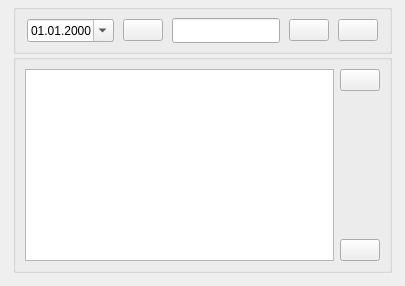
                <widget class="QWidget" name="tab_6">
                  <attribute name="icon">
                    <iconset resource="../../ekiosk.qrc">
                      <normaloff>:/assets/icons/reg_16.png</normaloff>:/assets/icons/reg_16.png</iconset>
                  </attribute>
                  <attribute name="title">
                    <string />
                  </attribute>
                  <layout class="QVBoxLayout" name="verticalLayout_51">
                    <property name="topMargin">
                      <number>2</number>
                    </property>
                    <item>
                      <layout class="QVBoxLayout" name="verticalLayout_39">
                        <property name="spacing">
                          <number>0</number>
                        </property>
                        <property name="margin" stdset="0">
                          <number>2</number>
                        </property>
                        <item>
                          <widget class="QGroupBox" name="gbxAdminLogSetting">
                            <property name="title">
                              <string />
                            </property>
                            <layout class="QVBoxLayout" name="verticalLayout_42">
                              <property name="margin" stdset="0">
                                <number>2</number>
                              </property>
                              <item>
                                <layout class="QGridLayout" name="gridLayout_17"
                                  columnstretch="5,0,10,0,0,0" columnminimumwidth="0,0,0,0,0,0">
                                  <property name="leftMargin">
                                    <number>9</number>
                                  </property>
                                  <property name="topMargin">
                                    <number>6</number>
                                  </property>
                                  <property name="rightMargin">
                                    <number>9</number>
                                  </property>
                                  <property name="bottomMargin">
                                    <number>6</number>
                                  </property>
                                  <property name="horizontalSpacing">
                                    <number>9</number>
                                  </property>
                                  <property name="verticalSpacing">
                                    <number>2</number>
                                  </property>
                                  <item row="0" column="0" rowspan="2">
                                    <widget class="QDateEdit" name="dEditAdminSelectDataLog">
                                      <property name="alignment">
                                        <set>Qt::AlignCenter</set>
                                      </property>
                                      <property name="displayFormat">
                                        <string>dd.MM.yyyy</string>
                                      </property>
                                      <property name="calendarPopup">
                                        <bool>true</bool>
                                      </property>
                                    </widget>
                                  </item>
                                  <item row="0" column="1" rowspan="2">
                                    <widget class="QPushButton" name="btnAdminSelectLogParam">
                                      <property name="text">
                                        <string />
                                      </property>
                                      <property name="icon">
                                        <iconset resource="../../ekiosk.qrc">
                                          <normaloff>:/assets/icons/admin_14.png</normaloff>
                                          :/assets/icons/admin_14.png</iconset>
                                      </property>
                                      <property name="iconSize">
                                        <size>
                                          <width>64</width>
                                          <height>64</height>
                                        </size>
                                      </property>
                                    </widget>
                                  </item>
                                  <item row="0" column="2" rowspan="2">
                                    <widget class="QLineEdit" name="editSearchKeyParam">
                                      <property name="minimumSize">
                                        <size>
                                          <width>0</width>
                                          <height>25</height>
                                        </size>
                                      </property>
                                    </widget>
                                  </item>
                                  <item row="0" column="4" rowspan="2" colspan="2">
                                    <widget class="QPushButton" name="btnAdminSearchKeyParam">
                                      <property name="text">
                                        <string />
                                      </property>
                                      <property name="icon">
                                        <iconset resource="../../ekiosk.qrc">
                                          <normaloff>:/assets/icons/admin_12.png</normaloff>
                                          :/assets/icons/admin_12.png</iconset>
                                      </property>
                                      <property name="iconSize">
                                        <size>
                                          <width>64</width>
                                          <height>64</height>
                                        </size>
                                      </property>
                                    </widget>
                                  </item>
                                  <item row="0" column="3" rowspan="2">
                                    <widget class="QPushButton" name="btnAdminUpdateLogData">
                                      <property name="text">
                                        <string />
                                      </property>
                                      <property name="icon">
                                        <iconset resource="../../ekiosk.qrc">
                                          <normaloff>:/assets/icons/admin_3.png</normaloff>
                                          :/assets/icons/admin_3.png</iconset>
                                      </property>
                                      <property name="iconSize">
                                        <size>
                                          <width>64</width>
                                          <height>64</height>
                                        </size>
                                      </property>
                                    </widget>
                                  </item>
                                </layout>
                              </item>
                            </layout>
                          </widget>
                        </item>
                        <item>
                          <widget class="QGroupBox" name="grpLog">
                            <property name="title">
                              <string />
                            </property>
                            <layout class="QVBoxLayout" name="verticalLayout_6">
                              <item>
                                <layout class="QHBoxLayout" name="horizontalLayout_25">
                                  <property name="topMargin">
                                    <number>0</number>
                                  </property>
                                  <item>
                                    <widget class="QTextEdit" name="editBrowserLogView">
                                      <property name="horizontalScrollBarPolicy">
                                        <enum>Qt::ScrollBarAlwaysOff</enum>
                                      </property>
                                      <property name="readOnly">
                                        <bool>true</bool>
                                      </property>
                                    </widget>
                                  </item>
                                  <item>
                                    <layout class="QVBoxLayout" name="verticalLayout_41">
                                      <property name="spacing">
                                        <number>20</number>
                                      </property>
                                      <property name="leftMargin">
                                        <number>0</number>
                                      </property>
                                      <item>
                                        <widget class="QPushButton" name="btnAdminNavigationUp">
                                          <property name="styleSheet">
                                            <string notr="true" />
                                          </property>
                                          <property name="text">
                                            <string />
                                          </property>
                                          <property name="icon">
                                            <iconset resource="../../ekiosk.qrc">
                                              <normaloff>:/assets/icons/admin_9.png</normaloff>
                                              :/assets/icons/admin_9.png</iconset>
                                          </property>
                                          <property name="iconSize">
                                            <size>
                                              <width>64</width>
                                              <height>64</height>
                                            </size>
                                          </property>
                                        </widget>
                                      </item>
                                      <item>
                                        <spacer name="verticalSpacer_6">
                                          <property name="orientation">
                                            <enum>Qt::Vertical</enum>
                                          </property>
                                          <property name="sizeHint" stdset="0">
                                            <size>
                                              <width>20</width>
                                              <height>40</height>
                                            </size>
                                          </property>
                                        </spacer>
                                      </item>
                                      <item>
                                        <widget class="QPushButton" name="btnAdminNavigationDown">
                                          <property name="styleSheet">
                                            <string notr="true" />
                                          </property>
                                          <property name="text">
                                            <string />
                                          </property>
                                          <property name="icon">
                                            <iconset resource="../../ekiosk.qrc">
                                              <normaloff>:/assets/icons/admin_10.png</normaloff>
                                              :/assets/icons/admin_10.png</iconset>
                                          </property>
                                          <property name="iconSize">
                                            <size>
                                              <width>64</width>
                                              <height>64</height>
                                            </size>
                                          </property>
                                        </widget>
                                      </item>
                                    </layout>
                                  </item>
                                </layout>
                              </item>
                            </layout>
                          </widget>
                        </item>
                      </layout>
                    </item>
                  </layout>
                </widget>
